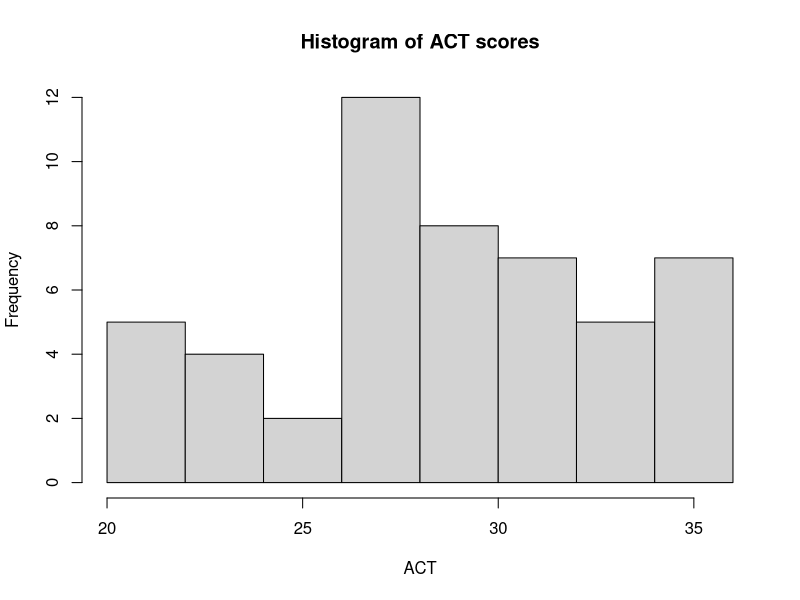

This figure's R source:
sat <- readr::read_csv("sat_act.csv")

sat$education[1:3]
sat$SATV[4:6]

hist(sat$ACT,main = "Histogram of ACT scores",
     xlab = "ACT")

     